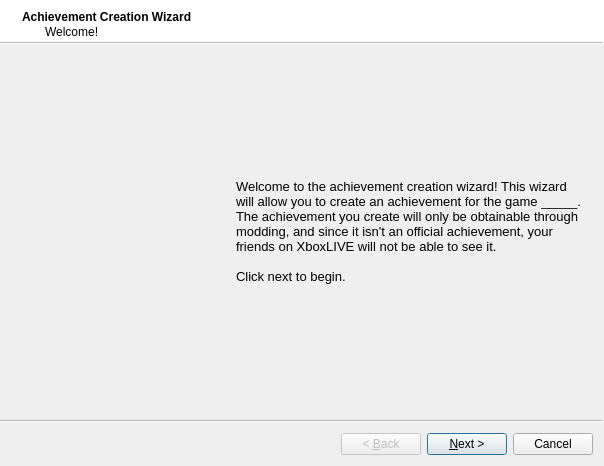
<?xml version="1.0" encoding="UTF-8"?>
<ui version="4.0">
 <class>AchievementCreationWizard</class>
 <widget class="QWizard" name="AchievementCreationWizard">
  <property name="geometry">
   <rect>
    <x>0</x>
    <y>0</y>
    <width>604</width>
    <height>466</height>
   </rect>
  </property>
  <property name="windowTitle">
   <string>Wizard</string>
  </property>
  <property name="wizardStyle">
   <enum>QWizard::ModernStyle</enum>
  </property>
  <property name="titleFormat">
   <enum>Qt::RichText</enum>
  </property>
  <property name="subTitleFormat">
   <enum>Qt::RichText</enum>
  </property>
  <widget class="QWizardPage" name="wizardPage1">
   <property name="title">
    <string>Achievement Creation Wizard</string>
   </property>
   <property name="subTitle">
    <string>Welcome!</string>
   </property>
   <layout class="QVBoxLayout" name="verticalLayout">
    <item>
     <spacer name="verticalSpacer">
      <property name="orientation">
       <enum>Qt::Vertical</enum>
      </property>
      <property name="sizeHint" stdset="0">
       <size>
        <width>20</width>
        <height>40</height>
       </size>
      </property>
     </spacer>
    </item>
    <item>
     <layout class="QHBoxLayout" name="horizontalLayout" stretch="0,1,6">
      <item>
       <widget class="QLabel" name="label">
        <property name="minimumSize">
         <size>
          <width>150</width>
          <height>300</height>
         </size>
        </property>
        <property name="maximumSize">
         <size>
          <width>150</width>
          <height>300</height>
         </size>
        </property>
        <property name="text">
         <string/>
        </property>
        <property name="pixmap">
         <pixmap resource="Resources.qrc">:/Images/achievement creation.png</pixmap>
        </property>
        <property name="scaledContents">
         <bool>true</bool>
        </property>
       </widget>
      </item>
      <item>
       <spacer name="horizontalSpacer_7">
        <property name="orientation">
         <enum>Qt::Horizontal</enum>
        </property>
        <property name="sizeHint" stdset="0">
         <size>
          <width>40</width>
          <height>20</height>
         </size>
        </property>
       </spacer>
      </item>
      <item>
       <widget class="QLabel" name="label_3">
        <property name="text">
         <string>&lt;!DOCTYPE HTML PUBLIC &quot;-//W3C//DTD HTML 4.0//EN&quot; &quot;http://www.w3.org/TR/REC-html40/strict.dtd&quot;&gt;
&lt;html&gt;&lt;head&gt;&lt;meta name=&quot;qrichtext&quot; content=&quot;1&quot; /&gt;&lt;style type=&quot;text/css&quot;&gt;
p, li { white-space: pre-wrap; }
&lt;/style&gt;&lt;/head&gt;&lt;body style=&quot; font-family:'MS Shell Dlg 2'; font-size:8.25pt; font-weight:400; font-style:normal;&quot;&gt;
&lt;p style=&quot; margin-top:0px; margin-bottom:0px; margin-left:0px; margin-right:0px; -qt-block-indent:0; text-indent:0px;&quot;&gt;&lt;span style=&quot; font-size:10pt;&quot;&gt;Welcome to the achievement creation wizard! This wizard will allow you to create an achievement for the game _____. The achievement you create will only be obtainable through modding, and since it isn't an official achievement, your friends on XboxLIVE will not be able to see it.&lt;/span&gt;&lt;/p&gt;
&lt;p style=&quot;-qt-paragraph-type:empty; margin-top:0px; margin-bottom:0px; margin-left:0px; margin-right:0px; -qt-block-indent:0; text-indent:0px; font-size:10pt;&quot;&gt;&lt;/p&gt;
&lt;p style=&quot; margin-top:0px; margin-bottom:0px; margin-left:0px; margin-right:0px; -qt-block-indent:0; text-indent:0px;&quot;&gt;&lt;span style=&quot; font-size:10pt;&quot;&gt;Click next to begin.&lt;/span&gt;&lt;/p&gt;&lt;/body&gt;&lt;/html&gt;</string>
        </property>
        <property name="wordWrap">
         <bool>true</bool>
        </property>
       </widget>
      </item>
     </layout>
    </item>
    <item>
     <spacer name="verticalSpacer_2">
      <property name="orientation">
       <enum>Qt::Vertical</enum>
      </property>
      <property name="sizeHint" stdset="0">
       <size>
        <width>20</width>
        <height>40</height>
       </size>
      </property>
     </spacer>
    </item>
   </layout>
  </widget>
  <widget class="QWizardPage" name="wizardPage2">
   <property name="title">
    <string>Name and Description</string>
   </property>
   <property name="subTitle">
    <string>Choose the text that you want the gamer to see</string>
   </property>
   <layout class="QVBoxLayout" name="verticalLayout_5">
    <item>
     <layout class="QHBoxLayout" name="horizontalLayout_4" stretch="0,1,6">
      <item>
       <widget class="QLabel" name="label_6">
        <property name="minimumSize">
         <size>
          <width>150</width>
          <height>300</height>
         </size>
        </property>
        <property name="maximumSize">
         <size>
          <width>150</width>
          <height>300</height>
         </size>
        </property>
        <property name="text">
         <string/>
        </property>
        <property name="pixmap">
         <pixmap resource="Resources.qrc">:/Images/achievement creation.png</pixmap>
        </property>
        <property name="scaledContents">
         <bool>true</bool>
        </property>
       </widget>
      </item>
      <item>
       <spacer name="horizontalSpacer_6">
        <property name="orientation">
         <enum>Qt::Horizontal</enum>
        </property>
        <property name="sizeHint" stdset="0">
         <size>
          <width>40</width>
          <height>20</height>
         </size>
        </property>
       </spacer>
      </item>
      <item>
       <layout class="QVBoxLayout" name="verticalLayout_4">
        <item>
         <layout class="QHBoxLayout" name="horizontalLayout_3">
          <item>
           <widget class="QLabel" name="label_4">
            <property name="text">
             <string>&lt;!DOCTYPE HTML PUBLIC &quot;-//W3C//DTD HTML 4.0//EN&quot; &quot;http://www.w3.org/TR/REC-html40/strict.dtd&quot;&gt;
&lt;html&gt;&lt;head&gt;&lt;meta name=&quot;qrichtext&quot; content=&quot;1&quot; /&gt;&lt;style type=&quot;text/css&quot;&gt;
p, li { white-space: pre-wrap; }
&lt;/style&gt;&lt;/head&gt;&lt;body style=&quot; font-family:'MS Shell Dlg 2'; font-size:8.25pt; font-weight:400; font-style:normal;&quot;&gt;
&lt;p style=&quot; margin-top:0px; margin-bottom:0px; margin-left:0px; margin-right:0px; -qt-block-indent:0; text-indent:0px;&quot;&gt;&lt;span style=&quot; font-size:8pt;&quot;&gt;Name:&lt;/span&gt;&lt;/p&gt;&lt;/body&gt;&lt;/html&gt;</string>
            </property>
           </widget>
          </item>
          <item>
           <widget class="QLineEdit" name="txtName">
            <property name="maxLength">
             <number>32</number>
            </property>
           </widget>
          </item>
         </layout>
        </item>
        <item>
         <spacer name="verticalSpacer_3">
          <property name="orientation">
           <enum>Qt::Vertical</enum>
          </property>
          <property name="sizeHint" stdset="0">
           <size>
            <width>20</width>
            <height>40</height>
           </size>
          </property>
         </spacer>
        </item>
        <item>
         <layout class="QHBoxLayout" name="horizontalLayout_2">
          <item>
           <layout class="QVBoxLayout" name="verticalLayout_2">
            <item>
             <widget class="QLabel" name="label_5">
              <property name="text">
               <string>&lt;!DOCTYPE HTML PUBLIC &quot;-//W3C//DTD HTML 4.0//EN&quot; &quot;http://www.w3.org/TR/REC-html40/strict.dtd&quot;&gt;
&lt;html&gt;&lt;head&gt;&lt;meta name=&quot;qrichtext&quot; content=&quot;1&quot; /&gt;&lt;style type=&quot;text/css&quot;&gt;
p, li { white-space: pre-wrap; }
&lt;/style&gt;&lt;/head&gt;&lt;body style=&quot; font-family:'MS Shell Dlg 2'; font-size:8.25pt; font-weight:400; font-style:normal;&quot;&gt;
&lt;p style=&quot; margin-top:0px; margin-bottom:0px; margin-left:0px; margin-right:0px; -qt-block-indent:0; text-indent:0px;&quot;&gt;&lt;span style=&quot; font-size:8pt;&quot;&gt;Locked Description:&lt;/span&gt;&lt;/p&gt;&lt;/body&gt;&lt;/html&gt;</string>
              </property>
             </widget>
            </item>
            <item>
             <widget class="QPlainTextEdit" name="txtLockDesc"/>
            </item>
           </layout>
          </item>
         </layout>
        </item>
        <item>
         <spacer name="verticalSpacer_4">
          <property name="orientation">
           <enum>Qt::Vertical</enum>
          </property>
          <property name="sizeHint" stdset="0">
           <size>
            <width>20</width>
            <height>40</height>
           </size>
          </property>
         </spacer>
        </item>
        <item>
         <layout class="QVBoxLayout" name="verticalLayout_3">
          <item>
           <widget class="QLabel" name="label_7">
            <property name="text">
             <string>&lt;!DOCTYPE HTML PUBLIC &quot;-//W3C//DTD HTML 4.0//EN&quot; &quot;http://www.w3.org/TR/REC-html40/strict.dtd&quot;&gt;
&lt;html&gt;&lt;head&gt;&lt;meta name=&quot;qrichtext&quot; content=&quot;1&quot; /&gt;&lt;style type=&quot;text/css&quot;&gt;
p, li { white-space: pre-wrap; }
&lt;/style&gt;&lt;/head&gt;&lt;body style=&quot; font-family:'MS Shell Dlg 2'; font-size:8.25pt; font-weight:400; font-style:normal;&quot;&gt;
&lt;p style=&quot; margin-top:0px; margin-bottom:0px; margin-left:0px; margin-right:0px; -qt-block-indent:0; text-indent:0px;&quot;&gt;&lt;span style=&quot; font-size:8pt;&quot;&gt;Unlocked Description:&lt;/span&gt;&lt;/p&gt;&lt;/body&gt;&lt;/html&gt;</string>
            </property>
           </widget>
          </item>
          <item>
           <widget class="QPlainTextEdit" name="txtUnlockDesc"/>
          </item>
         </layout>
        </item>
       </layout>
      </item>
     </layout>
    </item>
   </layout>
  </widget>
  <widget class="QWizardPage" name="wizardPage">
   <property name="title">
    <string>Thumbnail</string>
   </property>
   <property name="subTitle">
    <string>Choose the image that will represent the achievement</string>
   </property>
   <layout class="QGridLayout" name="gridLayout">
    <item row="1" column="0">
     <layout class="QHBoxLayout" name="horizontalLayout_6" stretch="0,1,6">
      <item>
       <widget class="QLabel" name="label_8">
        <property name="minimumSize">
         <size>
          <width>150</width>
          <height>300</height>
         </size>
        </property>
        <property name="maximumSize">
         <size>
          <width>150</width>
          <height>300</height>
         </size>
        </property>
        <property name="text">
         <string/>
        </property>
        <property name="pixmap">
         <pixmap resource="Resources.qrc">:/Images/achievement creation.png</pixmap>
        </property>
        <property name="scaledContents">
         <bool>true</bool>
        </property>
       </widget>
      </item>
      <item>
       <spacer name="horizontalSpacer_8">
        <property name="orientation">
         <enum>Qt::Horizontal</enum>
        </property>
        <property name="sizeHint" stdset="0">
         <size>
          <width>40</width>
          <height>20</height>
         </size>
        </property>
       </spacer>
      </item>
      <item>
       <layout class="QVBoxLayout" name="verticalLayout_7" stretch="1,1">
        <item>
         <layout class="QHBoxLayout" name="horizontalLayout_5">
          <item>
           <spacer name="horizontalSpacer">
            <property name="orientation">
             <enum>Qt::Horizontal</enum>
            </property>
            <property name="sizeHint" stdset="0">
             <size>
              <width>40</width>
              <height>20</height>
             </size>
            </property>
           </spacer>
          </item>
          <item>
           <layout class="QVBoxLayout" name="verticalLayout_6">
            <item>
             <spacer name="verticalSpacer_15">
              <property name="orientation">
               <enum>Qt::Vertical</enum>
              </property>
              <property name="sizeHint" stdset="0">
               <size>
                <width>20</width>
                <height>40</height>
               </size>
              </property>
             </spacer>
            </item>
            <item>
             <widget class="QLabel" name="imgThumbnail">
              <property name="minimumSize">
               <size>
                <width>64</width>
                <height>64</height>
               </size>
              </property>
              <property name="maximumSize">
               <size>
                <width>64</width>
                <height>64</height>
               </size>
              </property>
              <property name="text">
               <string/>
              </property>
              <property name="pixmap">
               <pixmap resource="Resources.qrc">:/Images/HiddenAchievement.png</pixmap>
              </property>
              <property name="scaledContents">
               <bool>true</bool>
              </property>
             </widget>
            </item>
            <item>
             <widget class="QPushButton" name="pushButton">
              <property name="minimumSize">
               <size>
                <width>64</width>
                <height>0</height>
               </size>
              </property>
              <property name="maximumSize">
               <size>
                <width>64</width>
                <height>16777215</height>
               </size>
              </property>
              <property name="text">
               <string>...</string>
              </property>
             </widget>
            </item>
           </layout>
          </item>
          <item>
           <spacer name="horizontalSpacer_2">
            <property name="orientation">
             <enum>Qt::Horizontal</enum>
            </property>
            <property name="sizeHint" stdset="0">
             <size>
              <width>40</width>
              <height>20</height>
             </size>
            </property>
           </spacer>
          </item>
         </layout>
        </item>
        <item>
         <widget class="QLabel" name="label_10">
          <property name="text">
           <string>&lt;!DOCTYPE HTML PUBLIC &quot;-//W3C//DTD HTML 4.0//EN&quot; &quot;http://www.w3.org/TR/REC-html40/strict.dtd&quot;&gt;
&lt;html&gt;&lt;head&gt;&lt;meta name=&quot;qrichtext&quot; content=&quot;1&quot; /&gt;&lt;style type=&quot;text/css&quot;&gt;
p, li { white-space: pre-wrap; }
&lt;/style&gt;&lt;/head&gt;&lt;body style=&quot; font-family:'MS Shell Dlg 2'; font-size:8.25pt; font-weight:400; font-style:normal;&quot;&gt;
&lt;p style=&quot; margin-top:0px; margin-bottom:0px; margin-left:0px; margin-right:0px; -qt-block-indent:0; text-indent:0px;&quot;&gt;&lt;span style=&quot; font-size:10pt;&quot;&gt;The thumbnail chosen must be 64x64 pixels and it must be a PNG image. The thumbnail for the achievement will be available to the gamer both before and after it has been unlocked.&lt;/span&gt;&lt;/p&gt;&lt;/body&gt;&lt;/html&gt;</string>
          </property>
          <property name="wordWrap">
           <bool>true</bool>
          </property>
         </widget>
        </item>
       </layout>
      </item>
     </layout>
    </item>
    <item row="0" column="0">
     <spacer name="verticalSpacer_5">
      <property name="orientation">
       <enum>Qt::Vertical</enum>
      </property>
      <property name="sizeHint" stdset="0">
       <size>
        <width>20</width>
        <height>40</height>
       </size>
      </property>
     </spacer>
    </item>
    <item row="2" column="0">
     <spacer name="verticalSpacer_6">
      <property name="orientation">
       <enum>Qt::Vertical</enum>
      </property>
      <property name="sizeHint" stdset="0">
       <size>
        <width>20</width>
        <height>40</height>
       </size>
      </property>
     </spacer>
    </item>
   </layout>
  </widget>
  <widget class="QWizardPage" name="wizardPage_2">
   <property name="title">
    <string>Gamerscore</string>
   </property>
   <property name="subTitle">
    <string>Choose the amount of gamerscore to be awared to the gamer upon unlocking it</string>
   </property>
   <layout class="QVBoxLayout" name="verticalLayout_9">
    <item>
     <spacer name="verticalSpacer_7">
      <property name="orientation">
       <enum>Qt::Vertical</enum>
      </property>
      <property name="sizeHint" stdset="0">
       <size>
        <width>20</width>
        <height>40</height>
       </size>
      </property>
     </spacer>
    </item>
    <item>
     <layout class="QHBoxLayout" name="horizontalLayout_8" stretch="0,1,6">
      <item>
       <widget class="QLabel" name="label_11">
        <property name="minimumSize">
         <size>
          <width>150</width>
          <height>300</height>
         </size>
        </property>
        <property name="maximumSize">
         <size>
          <width>150</width>
          <height>300</height>
         </size>
        </property>
        <property name="text">
         <string/>
        </property>
        <property name="pixmap">
         <pixmap resource="Resources.qrc">:/Images/achievement creation.png</pixmap>
        </property>
        <property name="scaledContents">
         <bool>true</bool>
        </property>
       </widget>
      </item>
      <item>
       <spacer name="horizontalSpacer_9">
        <property name="orientation">
         <enum>Qt::Horizontal</enum>
        </property>
        <property name="sizeHint" stdset="0">
         <size>
          <width>40</width>
          <height>20</height>
         </size>
        </property>
       </spacer>
      </item>
      <item>
       <layout class="QVBoxLayout" name="verticalLayout_8">
        <item>
         <layout class="QHBoxLayout" name="horizontalLayout_7">
          <item>
           <spacer name="horizontalSpacer_3">
            <property name="orientation">
             <enum>Qt::Horizontal</enum>
            </property>
            <property name="sizeHint" stdset="0">
             <size>
              <width>40</width>
              <height>20</height>
             </size>
            </property>
           </spacer>
          </item>
          <item>
           <widget class="QSpinBox" name="spnGamerscore">
            <property name="minimumSize">
             <size>
              <width>0</width>
              <height>30</height>
             </size>
            </property>
            <property name="font">
             <font>
              <pointsize>10</pointsize>
             </font>
            </property>
            <property name="suffix">
             <string>G</string>
            </property>
            <property name="minimum">
             <number>0</number>
            </property>
            <property name="maximum">
             <number>2147483647</number>
            </property>
           </widget>
          </item>
         </layout>
        </item>
        <item>
         <widget class="QLabel" name="label_12">
          <property name="text">
           <string>&lt;!DOCTYPE HTML PUBLIC &quot;-//W3C//DTD HTML 4.0//EN&quot; &quot;http://www.w3.org/TR/REC-html40/strict.dtd&quot;&gt;
&lt;html&gt;&lt;head&gt;&lt;meta name=&quot;qrichtext&quot; content=&quot;1&quot; /&gt;&lt;style type=&quot;text/css&quot;&gt;
p, li { white-space: pre-wrap; }
&lt;/style&gt;&lt;/head&gt;&lt;body style=&quot; font-family:'MS Shell Dlg 2'; font-size:8.25pt; font-weight:400; font-style:normal;&quot;&gt;
&lt;p style=&quot; margin-top:0px; margin-bottom:0px; margin-left:0px; margin-right:0px; -qt-block-indent:0; text-indent:0px;&quot;&gt;&lt;span style=&quot; font-size:10pt;&quot;&gt;No matter how much gamerscore is awarded for unlocking this achievement, none if it will go towards the amount seen by your friends. &lt;/span&gt;&lt;/p&gt;&lt;/body&gt;&lt;/html&gt;</string>
          </property>
          <property name="wordWrap">
           <bool>true</bool>
          </property>
         </widget>
        </item>
       </layout>
      </item>
     </layout>
    </item>
    <item>
     <spacer name="verticalSpacer_8">
      <property name="orientation">
       <enum>Qt::Vertical</enum>
      </property>
      <property name="sizeHint" stdset="0">
       <size>
        <width>20</width>
        <height>40</height>
       </size>
      </property>
     </spacer>
    </item>
   </layout>
  </widget>
  <widget class="QWizardPage" name="wizardPage_4">
   <property name="title">
    <string>Achievement Type</string>
   </property>
   <property name="subTitle">
    <string>A category the achievement is put in based on how it is obtainable</string>
   </property>
   <layout class="QVBoxLayout" name="verticalLayout_11">
    <item>
     <spacer name="verticalSpacer_9">
      <property name="orientation">
       <enum>Qt::Vertical</enum>
      </property>
      <property name="sizeHint" stdset="0">
       <size>
        <width>20</width>
        <height>40</height>
       </size>
      </property>
     </spacer>
    </item>
    <item>
     <layout class="QHBoxLayout" name="horizontalLayout_10" stretch="0,1,6">
      <item>
       <widget class="QLabel" name="label_13">
        <property name="minimumSize">
         <size>
          <width>150</width>
          <height>300</height>
         </size>
        </property>
        <property name="maximumSize">
         <size>
          <width>150</width>
          <height>300</height>
         </size>
        </property>
        <property name="text">
         <string/>
        </property>
        <property name="pixmap">
         <pixmap resource="Resources.qrc">:/Images/achievement creation.png</pixmap>
        </property>
        <property name="scaledContents">
         <bool>true</bool>
        </property>
       </widget>
      </item>
      <item>
       <spacer name="horizontalSpacer_10">
        <property name="orientation">
         <enum>Qt::Horizontal</enum>
        </property>
        <property name="sizeHint" stdset="0">
         <size>
          <width>40</width>
          <height>20</height>
         </size>
        </property>
       </spacer>
      </item>
      <item>
       <layout class="QVBoxLayout" name="verticalLayout_10">
        <item>
         <layout class="QHBoxLayout" name="horizontalLayout_9">
          <item>
           <spacer name="horizontalSpacer_4">
            <property name="orientation">
             <enum>Qt::Horizontal</enum>
            </property>
            <property name="sizeHint" stdset="0">
             <size>
              <width>40</width>
              <height>20</height>
             </size>
            </property>
           </spacer>
          </item>
          <item>
           <widget class="QComboBox" name="cmbxType">
            <property name="minimumSize">
             <size>
              <width>0</width>
              <height>30</height>
             </size>
            </property>
            <property name="font">
             <font>
              <pointsize>10</pointsize>
             </font>
            </property>
            <item>
             <property name="text">
              <string>Completion</string>
             </property>
            </item>
            <item>
             <property name="text">
              <string>Leveling</string>
             </property>
            </item>
            <item>
             <property name="text">
              <string>Unlock</string>
             </property>
            </item>
            <item>
             <property name="text">
              <string>Event</string>
             </property>
            </item>
            <item>
             <property name="text">
              <string>Tournament</string>
             </property>
            </item>
            <item>
             <property name="text">
              <string>Checkpoint</string>
             </property>
            </item>
            <item>
             <property name="text">
              <string>Other</string>
             </property>
            </item>
           </widget>
          </item>
         </layout>
        </item>
        <item>
         <widget class="QLabel" name="lblAchievementType">
          <property name="text">
           <string>&lt;!DOCTYPE HTML PUBLIC &quot;-//W3C//DTD HTML 4.0//EN&quot; &quot;http://www.w3.org/TR/REC-html40/strict.dtd&quot;&gt;
&lt;html&gt;&lt;head&gt;&lt;meta name=&quot;qrichtext&quot; content=&quot;1&quot; /&gt;&lt;style type=&quot;text/css&quot;&gt;
p, li { white-space: pre-wrap; }
&lt;/style&gt;&lt;/head&gt;&lt;body style=&quot; font-family:'MS Shell Dlg 2'; font-size:8.25pt; font-weight:400; font-style:normal;&quot;&gt;
&lt;p style=&quot; margin-top:0px; margin-bottom:0px; margin-left:0px; margin-right:0px; -qt-block-indent:0; text-indent:0px;&quot;&gt;&lt;span style=&quot; font-size:10pt;&quot;&gt;The player has completed a game. For example, finishing the single-player campaign or finishing Dynasty Mode.&lt;/span&gt;&lt;/p&gt;&lt;/body&gt;&lt;/html&gt;</string>
          </property>
          <property name="wordWrap">
           <bool>true</bool>
          </property>
         </widget>
        </item>
       </layout>
      </item>
     </layout>
    </item>
    <item>
     <spacer name="verticalSpacer_10">
      <property name="orientation">
       <enum>Qt::Vertical</enum>
      </property>
      <property name="sizeHint" stdset="0">
       <size>
        <width>20</width>
        <height>40</height>
       </size>
      </property>
     </spacer>
    </item>
   </layout>
  </widget>
  <widget class="QWizardPage" name="wizardPage_3">
   <property name="title">
    <string>Secret</string>
   </property>
   <property name="subTitle">
    <string>Choose whether or not the achievement is secret</string>
   </property>
   <layout class="QVBoxLayout" name="verticalLayout_13">
    <item>
     <spacer name="verticalSpacer_11">
      <property name="orientation">
       <enum>Qt::Vertical</enum>
      </property>
      <property name="sizeHint" stdset="0">
       <size>
        <width>20</width>
        <height>40</height>
       </size>
      </property>
     </spacer>
    </item>
    <item>
     <layout class="QHBoxLayout" name="horizontalLayout_12" stretch="0,1,6">
      <item>
       <widget class="QLabel" name="label_14">
        <property name="minimumSize">
         <size>
          <width>150</width>
          <height>300</height>
         </size>
        </property>
        <property name="maximumSize">
         <size>
          <width>150</width>
          <height>300</height>
         </size>
        </property>
        <property name="text">
         <string/>
        </property>
        <property name="pixmap">
         <pixmap resource="Resources.qrc">:/Images/achievement creation.png</pixmap>
        </property>
        <property name="scaledContents">
         <bool>true</bool>
        </property>
       </widget>
      </item>
      <item>
       <spacer name="horizontalSpacer_11">
        <property name="orientation">
         <enum>Qt::Horizontal</enum>
        </property>
        <property name="sizeHint" stdset="0">
         <size>
          <width>40</width>
          <height>20</height>
         </size>
        </property>
       </spacer>
      </item>
      <item>
       <layout class="QVBoxLayout" name="verticalLayout_12">
        <item>
         <layout class="QHBoxLayout" name="horizontalLayout_11">
          <item>
           <spacer name="horizontalSpacer_5">
            <property name="orientation">
             <enum>Qt::Horizontal</enum>
            </property>
            <property name="sizeHint" stdset="0">
             <size>
              <width>40</width>
              <height>20</height>
             </size>
            </property>
           </spacer>
          </item>
          <item>
           <widget class="QComboBox" name="cmbxSecret">
            <property name="minimumSize">
             <size>
              <width>0</width>
              <height>30</height>
             </size>
            </property>
            <property name="font">
             <font>
              <pointsize>10</pointsize>
             </font>
            </property>
            <item>
             <property name="text">
              <string>Not Secret</string>
             </property>
            </item>
            <item>
             <property name="text">
              <string>Secret</string>
             </property>
            </item>
           </widget>
          </item>
         </layout>
        </item>
        <item>
         <widget class="QLabel" name="lblAchievementType_2">
          <property name="text">
           <string>&lt;!DOCTYPE HTML PUBLIC &quot;-//W3C//DTD HTML 4.0//EN&quot; &quot;http://www.w3.org/TR/REC-html40/strict.dtd&quot;&gt;
&lt;html&gt;&lt;head&gt;&lt;meta name=&quot;qrichtext&quot; content=&quot;1&quot; /&gt;&lt;style type=&quot;text/css&quot;&gt;
p, li { white-space: pre-wrap; }
&lt;/style&gt;&lt;/head&gt;&lt;body style=&quot; font-family:'MS Shell Dlg 2'; font-size:8.25pt; font-weight:400; font-style:normal;&quot;&gt;
&lt;p style=&quot; margin-top:0px; margin-bottom:0px; margin-left:0px; margin-right:0px; -qt-block-indent:0; text-indent:0px;&quot;&gt;&lt;span style=&quot; font-size:10pt;&quot;&gt;If the achievement if secret, then the gamer cannot see a description of the achievement before it is unlocked. Therefore the player will not know how to obtain the achievement.&lt;/span&gt;&lt;/p&gt;&lt;/body&gt;&lt;/html&gt;</string>
          </property>
          <property name="wordWrap">
           <bool>true</bool>
          </property>
         </widget>
        </item>
       </layout>
      </item>
     </layout>
    </item>
    <item>
     <spacer name="verticalSpacer_12">
      <property name="orientation">
       <enum>Qt::Vertical</enum>
      </property>
      <property name="sizeHint" stdset="0">
       <size>
        <width>20</width>
        <height>40</height>
       </size>
      </property>
     </spacer>
    </item>
   </layout>
  </widget>
  <widget class="QWizardPage" name="wizardPage_5">
   <property name="title">
    <string>The End</string>
   </property>
   <property name="subTitle">
    <string>You're done</string>
   </property>
   <layout class="QVBoxLayout" name="verticalLayout_14">
    <item>
     <spacer name="verticalSpacer_13">
      <property name="orientation">
       <enum>Qt::Vertical</enum>
      </property>
      <property name="sizeHint" stdset="0">
       <size>
        <width>20</width>
        <height>40</height>
       </size>
      </property>
     </spacer>
    </item>
    <item>
     <layout class="QHBoxLayout" name="horizontalLayout_13" stretch="0,1,6">
      <item>
       <widget class="QLabel" name="label_15">
        <property name="minimumSize">
         <size>
          <width>150</width>
          <height>300</height>
         </size>
        </property>
        <property name="maximumSize">
         <size>
          <width>150</width>
          <height>300</height>
         </size>
        </property>
        <property name="text">
         <string/>
        </property>
        <property name="pixmap">
         <pixmap resource="Resources.qrc">:/Images/achievement creation.png</pixmap>
        </property>
        <property name="scaledContents">
         <bool>true</bool>
        </property>
       </widget>
      </item>
      <item>
       <spacer name="horizontalSpacer_12">
        <property name="orientation">
         <enum>Qt::Horizontal</enum>
        </property>
        <property name="sizeHint" stdset="0">
         <size>
          <width>40</width>
          <height>20</height>
         </size>
        </property>
       </spacer>
      </item>
      <item>
       <widget class="QLabel" name="lblAchievementType_3">
        <property name="text">
         <string>&lt;!DOCTYPE HTML PUBLIC &quot;-//W3C//DTD HTML 4.0//EN&quot; &quot;http://www.w3.org/TR/REC-html40/strict.dtd&quot;&gt;
&lt;html&gt;&lt;head&gt;&lt;meta name=&quot;qrichtext&quot; content=&quot;1&quot; /&gt;&lt;style type=&quot;text/css&quot;&gt;
p, li { white-space: pre-wrap; }
&lt;/style&gt;&lt;/head&gt;&lt;body style=&quot; font-family:'MS Shell Dlg 2'; font-size:8.25pt; font-weight:400; font-style:normal;&quot;&gt;
&lt;p style=&quot; margin-top:0px; margin-bottom:0px; margin-left:0px; margin-right:0px; -qt-block-indent:0; text-indent:0px;&quot;&gt;&lt;span style=&quot; font-size:10pt;&quot;&gt;You have successfully created a custom achievement. Click finish to add the achievement to &lt;/span&gt;&lt;/p&gt;&lt;/body&gt;&lt;/html&gt;</string>
        </property>
        <property name="wordWrap">
         <bool>true</bool>
        </property>
       </widget>
      </item>
     </layout>
    </item>
    <item>
     <spacer name="verticalSpacer_14">
      <property name="orientation">
       <enum>Qt::Vertical</enum>
      </property>
      <property name="sizeHint" stdset="0">
       <size>
        <width>20</width>
        <height>40</height>
       </size>
      </property>
     </spacer>
    </item>
   </layout>
  </widget>
 </widget>
 <resources>
  <include location="Resources.qrc"/>
 </resources>
 <connections/>
</ui>
